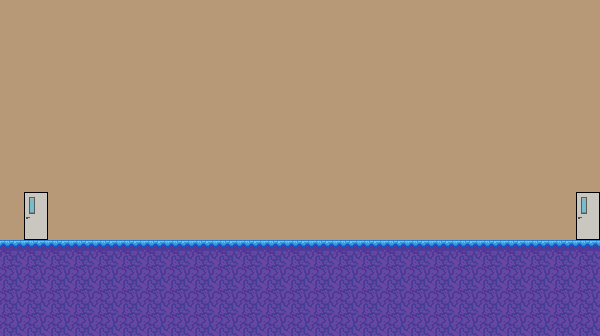

Tiled map render using the project's own tile images. Description and the map definition, with tile-layer contents summarised, below:
An orthogonal 25x14 tile map with 24x24 px tiles, 1 tile layer (Tile Layer 1) and 9 objects (3x liquid, 3x sprite, 2x door).

<map version="1.0" orientation="orthogonal" width="25" height="14" tilewidth="24" tileheight="24">
 <tileset firstgid="1" name="forest" tilewidth="24" tileheight="24">
  <image source="../images/tilesets/forest.png" width="216" height="480" />
 </tileset>
 <layer name="Tile Layer 1" width="25" height="14">
  <data>[350 cells, 350 non-empty, 5 distinct tile ids]</data>
 </layer>
 <objectgroup name="block" width="25" height="14">
  <object x="0" y="240" width="600" height="96" />
 </objectgroup>
 <objectgroup name="nodes" width="25" height="14">
  <object name="main" type="door" x="24" y="192" width="24" height="48">
   <properties>
    <property name="level" value="test6" />
    <property name="to" value="exit" />
   </properties>
  </object>
  <object type="liquid" x="198" y="212" width="36" height="28">
   <properties>
    <property name="injure" value="true" />
    <property name="speed" value="0.5" />
    <property name="sprite" value="images/blank.png" />
   </properties>
  </object>
  <object type="sprite" x="192" y="212" width="48" height="28">
   <properties>
    <property name="animation" value="1-4,1" />
    <property name="height" value="28" />
    <property name="sheet" value="images/pinwheel.png" />
    <property name="speed" value="0.1" />
    <property name="width" value="48" />
   </properties>
  </object>
  <object type="sprite" x="432" y="213" width="48" height="28">
   <properties>
    <property name="animation" value="1-4,1" />
    <property name="height" value="28" />
    <property name="sheet" value="images/pinwheel.png" />
    <property name="speed" value="0.1" />
    <property name="width" value="48" />
   </properties>
  </object>
  <object type="sprite" x="480" y="213" width="48" height="28">
   <properties>
    <property name="animation" value="1-4,1" />
    <property name="height" value="28" />
    <property name="sheet" value="images/pinwheel.png" />
    <property name="speed" value="0.1" />
    <property name="width" value="48" />
   </properties>
  </object>
  <object type="liquid" x="438" y="213" width="36" height="28">
   <properties>
    <property name="injure" value="true" />
    <property name="speed" value="0.5" />
    <property name="sprite" value="images/blank.png" />
   </properties>
  </object>
  <object type="liquid" x="486" y="213" width="36" height="28">
   <properties>
    <property name="injure" value="true" />
    <property name="speed" value="0.5" />
    <property name="sprite" value="images/blank.png" />
   </properties>
  </object>
  <object name="exit" type="door" x="576" y="192" width="24" height="48">
   <properties>
    <property name="level" value="test8" />
    <property name="to" value="main" />
   </properties>
  </object>
 </objectgroup>
</map>
